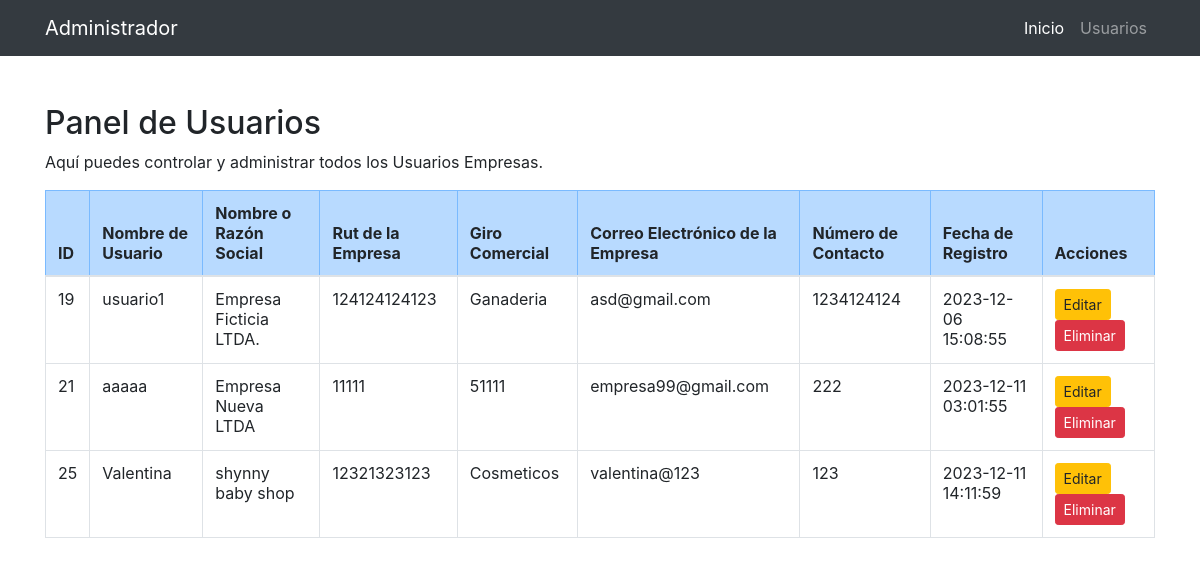
Screenshot of /secciones/admin/usuarios/usuarios_empresas.php with the database file from the repository.
### tables this page shows
CREATE TABLE `empresas` (
  `id` int(11) NOT NULL,
  `nombre_usuario` varchar(50) NOT NULL,
  `password` varchar(255) NOT NULL,
  `nombre_empresa` varchar(100) NOT NULL,
  `rut_empresa` varchar(20) NOT NULL,
  `giro_comercial` varchar(100) NOT NULL,
  `correo_empresa` varchar(100) NOT NULL,
  `numero_contacto` varchar(15) NOT NULL,
  `fecha_registro` timestamp NOT NULL DEFAULT current_timestamp()
);

### secciones/admin/usuarios/usuarios_empresas.php (the view, shortened to what this page needs)
<?php
include("../../../bd.php");
$sentencia = $conexion->prepare("SELECT * FROM empresas");
$sentencia->execute();
$lista_empresas = $sentencia->fetchAll(PDO::FETCH_ASSOC);
?>
<?php include("../templates/header_adm.php"); ?>
<div class="container mt-5">
    <h2>Panel de Usuarios</h2>
    <p>Aquí puedes controlar y administrar todos los Usuarios Empresas.</p>
    <?php if (count($lista_empresas) > 0) : ?>
        <div class="table-responsive">
            <table class="table table-bordered table-hover">
                <thead class="table-primary">
                    <tr>
                        <th scope="col">ID</th>
                        <th scope="col">Nombre de Usuario</th>
                        <th scope="col">Nombre o Razón Social</th>
                        <th scope="col">Rut de la Empresa</th>
                        <th scope="col">Giro Comercial</th>
                        <th scope="col">Correo Electrónico de la Empresa</th>
                        <th scope="col">Número de Contacto</th>
                        <th scope="col">Fecha de Registro</th>
                        <th scope="col">Acciones</th>
                    </tr>
                </thead>
                <tbody>
                    <?php foreach ($lista_empresas as $empresa) : ?>
                        <tr>
                            <td><?php echo $empresa['id']; ?></td>
                            <td><?php echo $empresa['nombre_usuario']; ?></td>
                            <td><?php echo $empresa['nombre_empresa']; ?></td>
                            <td><?php echo $empresa['rut_empresa']; ?></td>
                            <td><?php echo $empresa['giro_comercial']; ?></td>
                            <td><?php echo $empresa['correo_empresa']; ?></td>
                            <td><?php echo $empresa['numero_contacto']; ?></td>
                            <td><?php echo $empresa['fecha_registro']; ?></td>
                            <td>
                                <a href="editar_usuarios_empresa.php?id=<?php echo $empresa['id']; ?>" class="btn btn-warning btn-sm">Editar</a>&nbsp;
                                <button class="btn btn-danger btn-sm" onclick="confirmarEliminacion(<?php echo $empresa['id']; ?>)">Eliminar</button>
                            </td>
                        </tr>
                    <?php endforeach; ?>
                </tbody>
            </table>
        </div>
    <?php else : ?>
        <p>No hay Usuarios Empresas registrados.</p>
    <?php endif; ?>
</div>
<?php include("../templates/footer_adm.php"); ?>

### rows the page displays
empresas: id "19", nombre_usuario "usuario1", nombre_empresa "Empresa Ficticia LTDA.", rut_empresa "124124124123", giro_comercial "Ganaderia", correo_empresa "asd@gmail.com", numero_contacto "1234124124", fecha_registro "2023-12-06 15:08:55"
empresas: id "21", nombre_usuario "aaaaa", nombre_empresa "Empresa Nueva LTDA", rut_empresa "11111", giro_comercial "51111", correo_empresa "empresa99@gmail.com", numero_contacto "222", fecha_registro "2023-12-11 03:01:55"
empresas: id "25", nombre_usuario "Valentina", nombre_empresa "shynny baby shop", rut_empresa "12321323123", giro_comercial "Cosmeticos", correo_empresa "valentina@123", numero_contacto "123", fecha_registro "2023-12-11 14:11:59"
